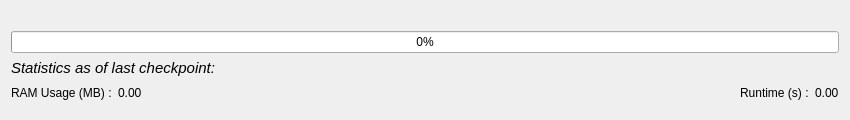
<?xml version="1.0" encoding="UTF-8"?>
<ui version="4.0">
 <class>Dialog</class>
 <widget class="QDialog" name="Dialog">
  <property name="windowModality">
   <enum>Qt::NonModal</enum>
  </property>
  <property name="geometry">
   <rect>
    <x>0</x>
    <y>0</y>
    <width>850</width>
    <height>120</height>
   </rect>
  </property>
  <property name="sizePolicy">
   <sizepolicy hsizetype="Fixed" vsizetype="Fixed">
    <horstretch>0</horstretch>
    <verstretch>0</verstretch>
   </sizepolicy>
  </property>
  <property name="minimumSize">
   <size>
    <width>850</width>
    <height>120</height>
   </size>
  </property>
  <property name="maximumSize">
   <size>
    <width>850</width>
    <height>122</height>
   </size>
  </property>
  <property name="baseSize">
   <size>
    <width>800</width>
    <height>100</height>
   </size>
  </property>
  <property name="windowTitle">
   <string>Metallaxis is Loading</string>
  </property>
  <property name="modal">
   <bool>true</bool>
  </property>
  <layout class="QVBoxLayout" name="verticalLayout_2">
   <item>
    <widget class="QLabel" name="progressbar_message">
     <property name="text">
      <string>&lt;html&gt;&lt;head/&gt;&lt;body&gt;&lt;p/&gt;&lt;/body&gt;&lt;/html&gt;</string>
     </property>
    </widget>
   </item>
   <item>
    <widget class="QProgressBar" name="progressbar_progress">
     <property name="acceptDrops">
      <bool>false</bool>
     </property>
     <property name="value">
      <number>0</number>
     </property>
    </widget>
   </item>
   <item>
    <widget class="QLabel" name="label_3">
     <property name="text">
      <string>&lt;html&gt;&lt;head/&gt;&lt;body&gt;&lt;p&gt;&lt;span style=&quot; font-size:11pt; font-style:italic;&quot;&gt;Statistics as of last checkpoint:&lt;/span&gt;&lt;/p&gt;&lt;/body&gt;&lt;/html&gt;</string>
     </property>
    </widget>
   </item>
   <item>
    <layout class="QHBoxLayout" name="horizontalLayout">
     <property name="bottomMargin">
      <number>0</number>
     </property>
     <item>
      <widget class="QLabel" name="label">
       <property name="sizePolicy">
        <sizepolicy hsizetype="Preferred" vsizetype="Expanding">
         <horstretch>0</horstretch>
         <verstretch>0</verstretch>
        </sizepolicy>
       </property>
       <property name="text">
        <string>RAM Usage (MB) :</string>
       </property>
       <property name="textFormat">
        <enum>Qt::PlainText</enum>
       </property>
       <property name="scaledContents">
        <bool>true</bool>
       </property>
       <property name="wordWrap">
        <bool>true</bool>
       </property>
      </widget>
     </item>
     <item>
      <widget class="QLabel" name="progressbar_ram_usage">
       <property name="text">
        <string>0.00</string>
       </property>
      </widget>
     </item>
     <item>
      <spacer name="horizontalSpacer">
       <property name="orientation">
        <enum>Qt::Horizontal</enum>
       </property>
       <property name="sizeHint" stdset="0">
        <size>
         <width>40</width>
         <height>20</height>
        </size>
       </property>
      </spacer>
     </item>
     <item>
      <widget class="QLabel" name="label_2">
       <property name="text">
        <string>Runtime (s) :</string>
       </property>
      </widget>
     </item>
     <item>
      <widget class="QLabel" name="progressbar_time">
       <property name="text">
        <string>0.00</string>
       </property>
      </widget>
     </item>
    </layout>
   </item>
   <item>
    <spacer name="verticalSpacer">
     <property name="orientation">
      <enum>Qt::Vertical</enum>
     </property>
     <property name="sizeHint" stdset="0">
      <size>
       <width>20</width>
       <height>40</height>
      </size>
     </property>
    </spacer>
   </item>
  </layout>
 </widget>
 <resources/>
 <connections/>
</ui>
